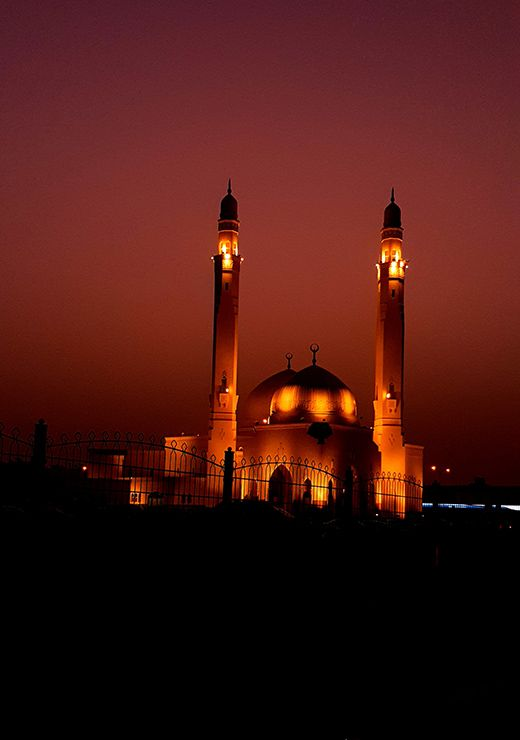
#> input picture Resources/test.jpg, 520 x 740 px
$ python Chapter6.py
#> lines starting #> are read from the running program, lines starting #| are printed output that depends on the picture
import cv2
import numpy as np

img = cv2.imread('Resources/test.jpg')
#> img is the input picture: shape (740, 520, 3); mean B, G, R 19.9, 24.5, 72

imgHor = np.hstack((img, img))
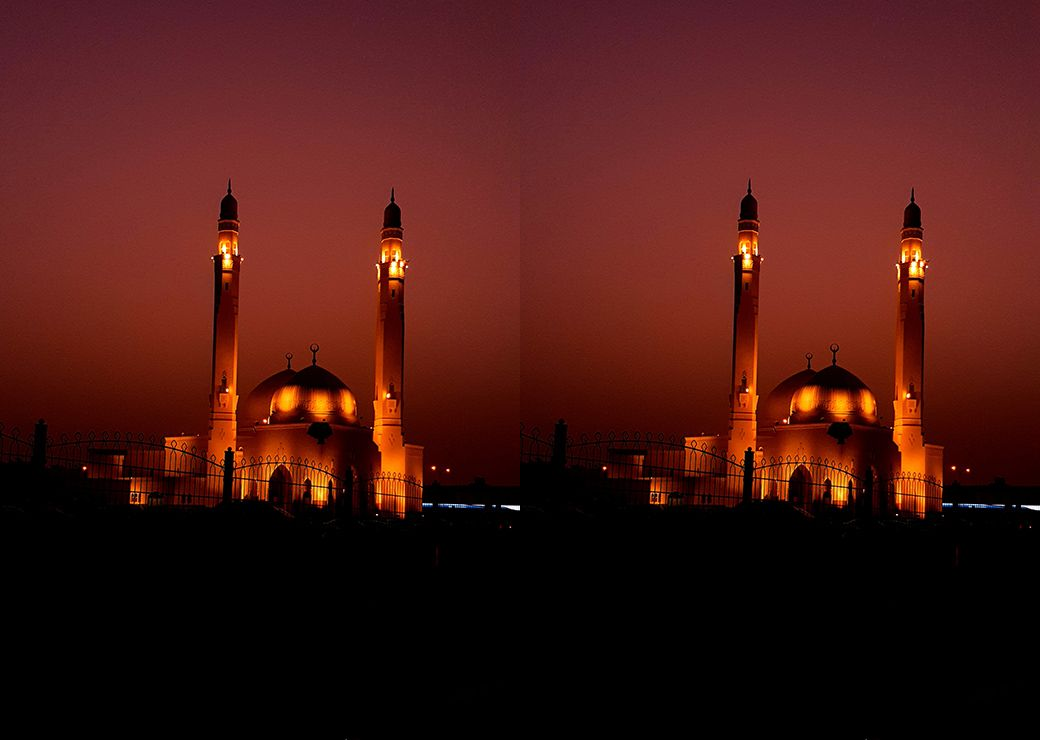
#> imgHor: shape (740, 1040, 3); mean B, G, R 19.9, 24.5, 72
imgVer = np.vstack((img, img))
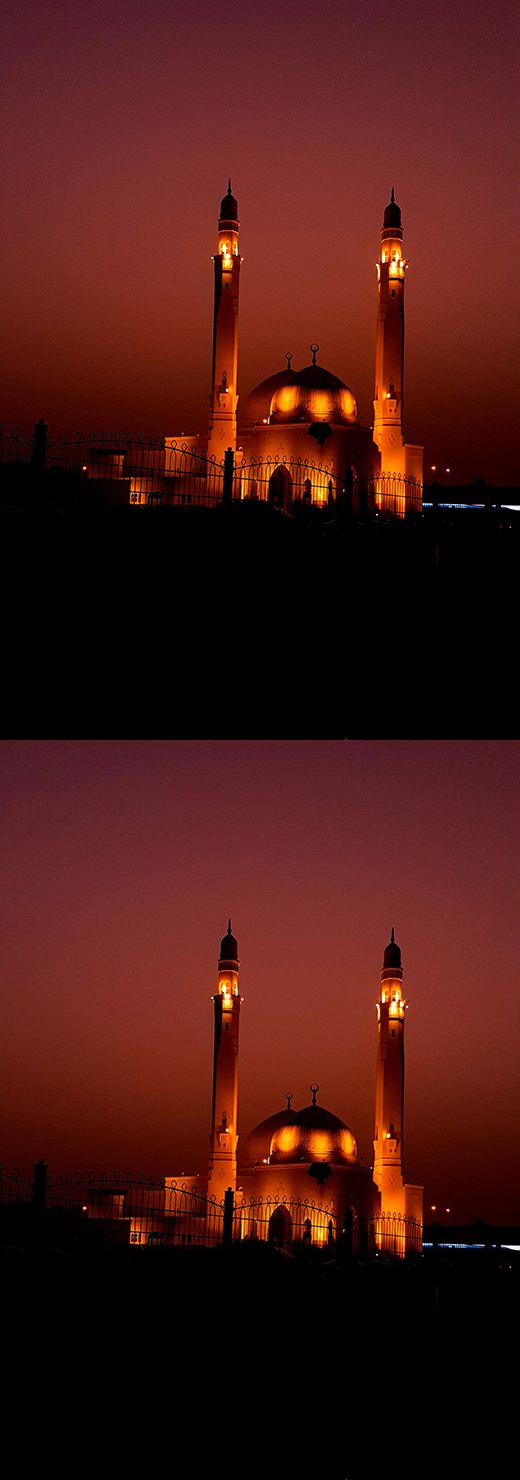
#> imgVer: shape (1480, 520, 3); mean B, G, R 19.9, 24.5, 72
# imgVer = cv2.resize(imgVer, (400, 600))


cv2.imshow('Image', img)
cv2.imshow('Horizontal', imgHor)
cv2.imshow('Vertical', imgVer)

cv2.waitKey(0)
